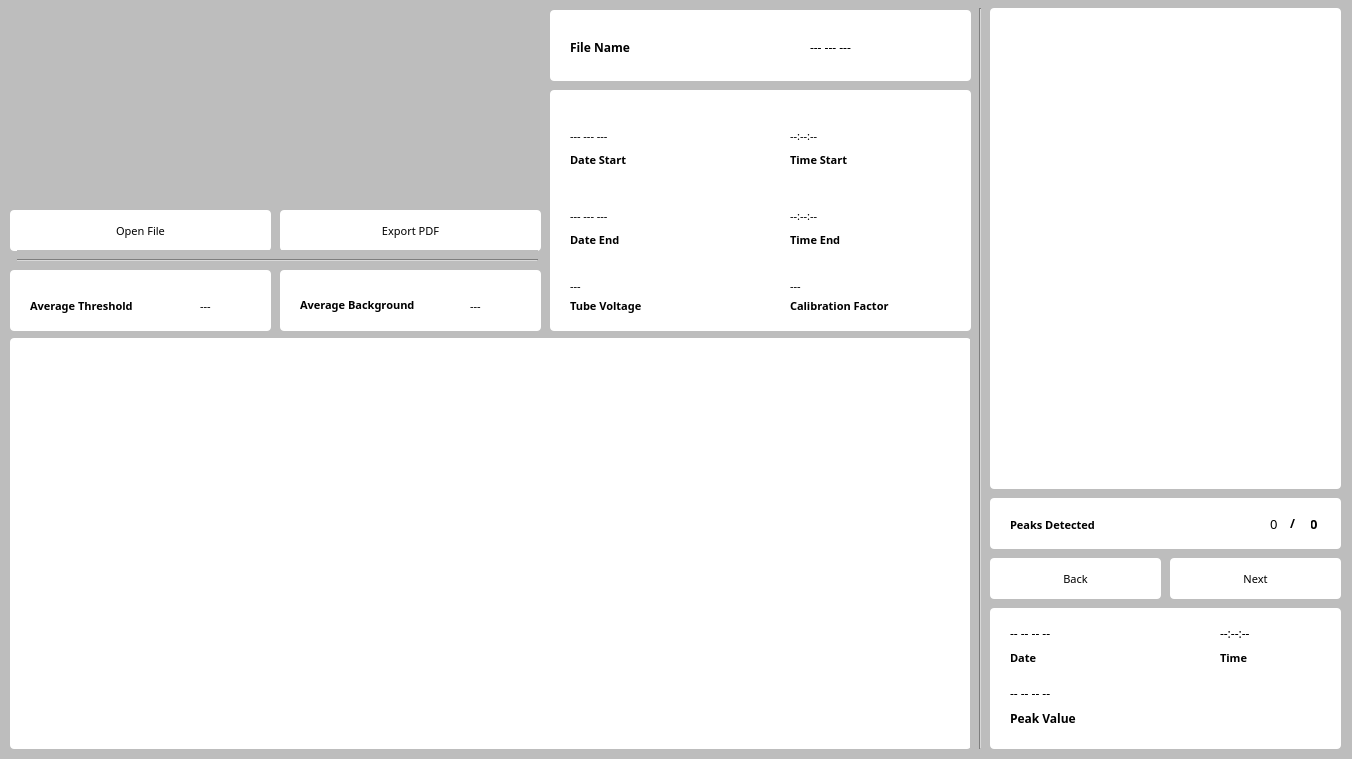
<?xml version="1.0" encoding="UTF-8"?>
<ui version="4.0">
 <class>MainWindow</class>
 <widget class="QMainWindow" name="MainWindow">
  <property name="geometry">
   <rect>
    <x>0</x>
    <y>0</y>
    <width>1352</width>
    <height>759</height>
   </rect>
  </property>
  <property name="windowTitle">
   <string>MainWindow</string>
  </property>
  <property name="styleSheet">
   <string notr="true">background-color: rgb(189, 189, 189);
</string>
  </property>
  <widget class="QWidget" name="centralwidget">
   <widget class="QFrame" name="raw_data_graph_frame">
    <property name="geometry">
     <rect>
      <x>10</x>
      <y>338</y>
      <width>961</width>
      <height>411</height>
     </rect>
    </property>
    <property name="minimumSize">
     <size>
      <width>0</width>
      <height>0</height>
     </size>
    </property>
    <property name="maximumSize">
     <size>
      <width>16777215</width>
      <height>16777215</height>
     </size>
    </property>
    <property name="styleSheet">
     <string notr="true">background-color: rgb(255, 255, 255);
border-radius: 4px;</string>
    </property>
    <property name="frameShape">
     <enum>QFrame::StyledPanel</enum>
    </property>
    <property name="frameShadow">
     <enum>QFrame::Raised</enum>
    </property>
    <widget class="Line" name="line_3">
     <property name="geometry">
      <rect>
       <x>860</x>
       <y>120</y>
       <width>20</width>
       <height>41</height>
      </rect>
     </property>
     <property name="orientation">
      <enum>Qt::Vertical</enum>
     </property>
    </widget>
   </widget>
   <widget class="QFrame" name="peak_data_graph_frame">
    <property name="geometry">
     <rect>
      <x>990</x>
      <y>8</y>
      <width>351</width>
      <height>481</height>
     </rect>
    </property>
    <property name="minimumSize">
     <size>
      <width>0</width>
      <height>0</height>
     </size>
    </property>
    <property name="maximumSize">
     <size>
      <width>16777215</width>
      <height>16777215</height>
     </size>
    </property>
    <property name="styleSheet">
     <string notr="true">background-color: rgb(255, 255, 255);
border-radius: 4px;</string>
    </property>
    <property name="frameShape">
     <enum>QFrame::StyledPanel</enum>
    </property>
    <property name="frameShadow">
     <enum>QFrame::Raised</enum>
    </property>
   </widget>
   <widget class="QFrame" name="data_info_frame">
    <property name="geometry">
     <rect>
      <x>550</x>
      <y>90</y>
      <width>421</width>
      <height>241</height>
     </rect>
    </property>
    <property name="styleSheet">
     <string notr="true">background-color: rgb(255, 255, 255);
border-radius: 4px;</string>
    </property>
    <property name="frameShape">
     <enum>QFrame::StyledPanel</enum>
    </property>
    <property name="frameShadow">
     <enum>QFrame::Raised</enum>
    </property>
    <widget class="QLabel" name="date_start_label">
     <property name="geometry">
      <rect>
       <x>20</x>
       <y>60</y>
       <width>111</width>
       <height>20</height>
      </rect>
     </property>
     <property name="font">
      <font>
       <family>Cascadia Code SemiBold</family>
       <pointsize>8</pointsize>
       <weight>75</weight>
       <bold>true</bold>
      </font>
     </property>
     <property name="text">
      <string>Date Start</string>
     </property>
     <property name="alignment">
      <set>Qt::AlignLeading|Qt::AlignLeft|Qt::AlignVCenter</set>
     </property>
    </widget>
    <widget class="QLabel" name="date_start_text">
     <property name="geometry">
      <rect>
       <x>20</x>
       <y>30</y>
       <width>181</width>
       <height>31</height>
      </rect>
     </property>
     <property name="font">
      <font>
       <family>Cascadia Code ExtraLight</family>
       <pointsize>8</pointsize>
       <weight>50</weight>
       <italic>false</italic>
       <bold>false</bold>
      </font>
     </property>
     <property name="text">
      <string>--- --- ---</string>
     </property>
     <property name="textFormat">
      <enum>Qt::AutoText</enum>
     </property>
     <property name="alignment">
      <set>Qt::AlignLeading|Qt::AlignLeft|Qt::AlignVCenter</set>
     </property>
    </widget>
    <widget class="QLabel" name="time_start_text">
     <property name="geometry">
      <rect>
       <x>240</x>
       <y>30</y>
       <width>131</width>
       <height>31</height>
      </rect>
     </property>
     <property name="font">
      <font>
       <family>Cascadia Code ExtraLight</family>
       <pointsize>8</pointsize>
       <weight>50</weight>
       <italic>false</italic>
       <bold>false</bold>
      </font>
     </property>
     <property name="text">
      <string>--:--:--</string>
     </property>
     <property name="textFormat">
      <enum>Qt::AutoText</enum>
     </property>
     <property name="alignment">
      <set>Qt::AlignLeading|Qt::AlignLeft|Qt::AlignVCenter</set>
     </property>
    </widget>
    <widget class="QLabel" name="time_start_label">
     <property name="geometry">
      <rect>
       <x>240</x>
       <y>60</y>
       <width>111</width>
       <height>20</height>
      </rect>
     </property>
     <property name="font">
      <font>
       <family>Cascadia Code SemiBold</family>
       <pointsize>8</pointsize>
       <weight>75</weight>
       <bold>true</bold>
      </font>
     </property>
     <property name="text">
      <string>Time Start</string>
     </property>
     <property name="alignment">
      <set>Qt::AlignLeading|Qt::AlignLeft|Qt::AlignVCenter</set>
     </property>
    </widget>
    <widget class="QLabel" name="date_end_label">
     <property name="geometry">
      <rect>
       <x>20</x>
       <y>140</y>
       <width>111</width>
       <height>20</height>
      </rect>
     </property>
     <property name="font">
      <font>
       <family>Cascadia Code SemiBold</family>
       <pointsize>8</pointsize>
       <weight>75</weight>
       <bold>true</bold>
      </font>
     </property>
     <property name="text">
      <string>Date End</string>
     </property>
     <property name="alignment">
      <set>Qt::AlignLeading|Qt::AlignLeft|Qt::AlignVCenter</set>
     </property>
    </widget>
    <widget class="QLabel" name="date_end_text">
     <property name="geometry">
      <rect>
       <x>20</x>
       <y>110</y>
       <width>181</width>
       <height>31</height>
      </rect>
     </property>
     <property name="font">
      <font>
       <family>Cascadia Code ExtraLight</family>
       <pointsize>8</pointsize>
       <weight>50</weight>
       <italic>false</italic>
       <bold>false</bold>
      </font>
     </property>
     <property name="text">
      <string>--- --- ---</string>
     </property>
     <property name="textFormat">
      <enum>Qt::AutoText</enum>
     </property>
     <property name="alignment">
      <set>Qt::AlignLeading|Qt::AlignLeft|Qt::AlignVCenter</set>
     </property>
    </widget>
    <widget class="QLabel" name="time_end_text">
     <property name="geometry">
      <rect>
       <x>240</x>
       <y>110</y>
       <width>131</width>
       <height>31</height>
      </rect>
     </property>
     <property name="font">
      <font>
       <family>Cascadia Code ExtraLight</family>
       <pointsize>8</pointsize>
       <weight>50</weight>
       <italic>false</italic>
       <bold>false</bold>
      </font>
     </property>
     <property name="text">
      <string>--:--:--</string>
     </property>
     <property name="textFormat">
      <enum>Qt::AutoText</enum>
     </property>
     <property name="alignment">
      <set>Qt::AlignLeading|Qt::AlignLeft|Qt::AlignVCenter</set>
     </property>
    </widget>
    <widget class="QLabel" name="time_end_label">
     <property name="geometry">
      <rect>
       <x>240</x>
       <y>140</y>
       <width>111</width>
       <height>20</height>
      </rect>
     </property>
     <property name="font">
      <font>
       <family>Cascadia Code SemiBold</family>
       <pointsize>8</pointsize>
       <weight>75</weight>
       <bold>true</bold>
      </font>
     </property>
     <property name="text">
      <string>Time End</string>
     </property>
     <property name="alignment">
      <set>Qt::AlignLeading|Qt::AlignLeft|Qt::AlignVCenter</set>
     </property>
    </widget>
    <widget class="QLabel" name="tube_voltage_label">
     <property name="geometry">
      <rect>
       <x>20</x>
       <y>200</y>
       <width>171</width>
       <height>31</height>
      </rect>
     </property>
     <property name="font">
      <font>
       <family>Cascadia Code SemiBold</family>
       <pointsize>8</pointsize>
       <weight>75</weight>
       <bold>true</bold>
      </font>
     </property>
     <property name="text">
      <string>Tube Voltage</string>
     </property>
     <property name="alignment">
      <set>Qt::AlignLeading|Qt::AlignLeft|Qt::AlignVCenter</set>
     </property>
    </widget>
    <widget class="QLabel" name="calibration_label">
     <property name="geometry">
      <rect>
       <x>240</x>
       <y>200</y>
       <width>151</width>
       <height>31</height>
      </rect>
     </property>
     <property name="font">
      <font>
       <family>Cascadia Code SemiBold</family>
       <pointsize>8</pointsize>
       <weight>75</weight>
       <bold>true</bold>
      </font>
     </property>
     <property name="text">
      <string>Calibration Factor</string>
     </property>
     <property name="alignment">
      <set>Qt::AlignLeading|Qt::AlignLeft|Qt::AlignVCenter</set>
     </property>
    </widget>
    <widget class="QLabel" name="tube_voltage_text">
     <property name="geometry">
      <rect>
       <x>20</x>
       <y>180</y>
       <width>91</width>
       <height>31</height>
      </rect>
     </property>
     <property name="font">
      <font>
       <family>Cascadia Code ExtraLight</family>
       <pointsize>8</pointsize>
       <weight>50</weight>
       <italic>false</italic>
       <bold>false</bold>
      </font>
     </property>
     <property name="text">
      <string>---</string>
     </property>
     <property name="textFormat">
      <enum>Qt::AutoText</enum>
     </property>
     <property name="alignment">
      <set>Qt::AlignLeading|Qt::AlignLeft|Qt::AlignVCenter</set>
     </property>
    </widget>
    <widget class="QLabel" name="calibration_text">
     <property name="geometry">
      <rect>
       <x>240</x>
       <y>180</y>
       <width>141</width>
       <height>31</height>
      </rect>
     </property>
     <property name="font">
      <font>
       <family>Cascadia Code ExtraLight</family>
       <pointsize>8</pointsize>
       <weight>50</weight>
       <italic>false</italic>
       <bold>false</bold>
      </font>
     </property>
     <property name="text">
      <string>---</string>
     </property>
     <property name="textFormat">
      <enum>Qt::AutoText</enum>
     </property>
     <property name="alignment">
      <set>Qt::AlignLeading|Qt::AlignLeft|Qt::AlignVCenter</set>
     </property>
    </widget>
   </widget>
   <widget class="Line" name="line">
    <property name="geometry">
     <rect>
      <x>970</x>
      <y>8</y>
      <width>20</width>
      <height>741</height>
     </rect>
    </property>
    <property name="orientation">
     <enum>Qt::Vertical</enum>
    </property>
   </widget>
   <widget class="QPushButton" name="peak_next_button">
    <property name="geometry">
     <rect>
      <x>1170</x>
      <y>558</y>
      <width>171</width>
      <height>41</height>
     </rect>
    </property>
    <property name="font">
     <font>
      <family>Cascadia Code SemiLight</family>
      <pointsize>8</pointsize>
     </font>
    </property>
    <property name="styleSheet">
     <string notr="true">background-color: rgb(255, 255, 255);
border-radius: 4px;</string>
    </property>
    <property name="text">
     <string>Next</string>
    </property>
   </widget>
   <widget class="QFrame" name="file_frame">
    <property name="geometry">
     <rect>
      <x>550</x>
      <y>10</y>
      <width>421</width>
      <height>71</height>
     </rect>
    </property>
    <property name="styleSheet">
     <string notr="true">background-color: rgb(255, 255, 255);
border-radius: 4px;</string>
    </property>
    <property name="frameShape">
     <enum>QFrame::StyledPanel</enum>
    </property>
    <property name="frameShadow">
     <enum>QFrame::Raised</enum>
    </property>
    <widget class="QLabel" name="file_name_text">
     <property name="geometry">
      <rect>
       <x>260</x>
       <y>22</y>
       <width>111</width>
       <height>31</height>
      </rect>
     </property>
     <property name="font">
      <font>
       <family>Cascadia Code ExtraLight</family>
       <pointsize>9</pointsize>
       <weight>50</weight>
       <italic>false</italic>
       <bold>false</bold>
      </font>
     </property>
     <property name="text">
      <string>--- --- ---</string>
     </property>
     <property name="textFormat">
      <enum>Qt::AutoText</enum>
     </property>
     <property name="alignment">
      <set>Qt::AlignLeading|Qt::AlignLeft|Qt::AlignVCenter</set>
     </property>
    </widget>
    <widget class="QLabel" name="file_name_label">
     <property name="geometry">
      <rect>
       <x>20</x>
       <y>22</y>
       <width>111</width>
       <height>31</height>
      </rect>
     </property>
     <property name="font">
      <font>
       <family>Cascadia Code SemiBold</family>
       <pointsize>9</pointsize>
       <weight>75</weight>
       <bold>true</bold>
      </font>
     </property>
     <property name="text">
      <string>File Name</string>
     </property>
     <property name="alignment">
      <set>Qt::AlignLeading|Qt::AlignLeft|Qt::AlignVCenter</set>
     </property>
    </widget>
   </widget>
   <widget class="QPushButton" name="open_file_button">
    <property name="geometry">
     <rect>
      <x>10</x>
      <y>210</y>
      <width>261</width>
      <height>41</height>
     </rect>
    </property>
    <property name="font">
     <font>
      <family>Cascadia Code SemiLight</family>
      <pointsize>8</pointsize>
      <weight>50</weight>
      <bold>false</bold>
     </font>
    </property>
    <property name="styleSheet">
     <string notr="true">background-color: rgb(255, 255, 255);
border-radius: 4px;</string>
    </property>
    <property name="text">
     <string>Open File</string>
    </property>
   </widget>
   <widget class="QPushButton" name="peak_back_button">
    <property name="geometry">
     <rect>
      <x>990</x>
      <y>558</y>
      <width>171</width>
      <height>41</height>
     </rect>
    </property>
    <property name="font">
     <font>
      <family>Cascadia Code SemiLight</family>
      <pointsize>8</pointsize>
     </font>
    </property>
    <property name="styleSheet">
     <string notr="true">background-color: rgb(255, 255, 255);
border-radius: 4px;</string>
    </property>
    <property name="text">
     <string>Back</string>
    </property>
   </widget>
   <widget class="QPushButton" name="export_file_button">
    <property name="geometry">
     <rect>
      <x>280</x>
      <y>210</y>
      <width>261</width>
      <height>41</height>
     </rect>
    </property>
    <property name="font">
     <font>
      <family>Cascadia Code SemiLight</family>
      <pointsize>8</pointsize>
      <weight>50</weight>
      <bold>false</bold>
     </font>
    </property>
    <property name="styleSheet">
     <string notr="true">background-color: rgb(255, 255, 255);
border-radius: 4px;</string>
    </property>
    <property name="text">
     <string>Export PDF</string>
    </property>
   </widget>
   <widget class="QFrame" name="peaks_frame">
    <property name="geometry">
     <rect>
      <x>990</x>
      <y>498</y>
      <width>351</width>
      <height>51</height>
     </rect>
    </property>
    <property name="styleSheet">
     <string notr="true">background-color: rgb(255, 255, 255);
border-radius: 4px;</string>
    </property>
    <property name="frameShape">
     <enum>QFrame::StyledPanel</enum>
    </property>
    <property name="frameShadow">
     <enum>QFrame::Raised</enum>
    </property>
    <widget class="QLabel" name="peak_amount_label">
     <property name="geometry">
      <rect>
       <x>20</x>
       <y>17</y>
       <width>221</width>
       <height>20</height>
      </rect>
     </property>
     <property name="font">
      <font>
       <family>Cascadia Code SemiBold</family>
       <pointsize>8</pointsize>
       <weight>75</weight>
       <bold>true</bold>
      </font>
     </property>
     <property name="text">
      <string>Peaks Detected</string>
     </property>
     <property name="alignment">
      <set>Qt::AlignLeading|Qt::AlignLeft|Qt::AlignVCenter</set>
     </property>
    </widget>
    <widget class="QLabel" name="peak_current_index">
     <property name="geometry">
      <rect>
       <x>280</x>
       <y>15</y>
       <width>21</width>
       <height>21</height>
      </rect>
     </property>
     <property name="font">
      <font>
       <family>Cascadia Code Light</family>
       <pointsize>10</pointsize>
       <weight>50</weight>
       <italic>false</italic>
       <bold>false</bold>
      </font>
     </property>
     <property name="text">
      <string>0</string>
     </property>
     <property name="textFormat">
      <enum>Qt::AutoText</enum>
     </property>
     <property name="alignment">
      <set>Qt::AlignLeading|Qt::AlignLeft|Qt::AlignVCenter</set>
     </property>
    </widget>
    <widget class="QLabel" name="peak_total_index">
     <property name="geometry">
      <rect>
       <x>320</x>
       <y>15</y>
       <width>21</width>
       <height>21</height>
      </rect>
     </property>
     <property name="font">
      <font>
       <family>Cascadia Code SemiBold</family>
       <pointsize>10</pointsize>
       <weight>75</weight>
       <italic>false</italic>
       <bold>true</bold>
      </font>
     </property>
     <property name="text">
      <string>0</string>
     </property>
     <property name="textFormat">
      <enum>Qt::AutoText</enum>
     </property>
     <property name="alignment">
      <set>Qt::AlignLeading|Qt::AlignLeft|Qt::AlignVCenter</set>
     </property>
    </widget>
    <widget class="QLabel" name="peak_extra_label">
     <property name="geometry">
      <rect>
       <x>300</x>
       <y>15</y>
       <width>21</width>
       <height>21</height>
      </rect>
     </property>
     <property name="font">
      <font>
       <family>Cascadia Code SemiBold</family>
       <pointsize>9</pointsize>
       <weight>75</weight>
       <italic>false</italic>
       <bold>true</bold>
      </font>
     </property>
     <property name="text">
      <string>/</string>
     </property>
     <property name="textFormat">
      <enum>Qt::AutoText</enum>
     </property>
     <property name="alignment">
      <set>Qt::AlignLeading|Qt::AlignLeft|Qt::AlignVCenter</set>
     </property>
    </widget>
   </widget>
   <widget class="QFrame" name="peak_data_frame">
    <property name="geometry">
     <rect>
      <x>990</x>
      <y>608</y>
      <width>351</width>
      <height>141</height>
     </rect>
    </property>
    <property name="styleSheet">
     <string notr="true">background-color: rgb(255, 255, 255);
border-radius: 4px;</string>
    </property>
    <property name="frameShape">
     <enum>QFrame::StyledPanel</enum>
    </property>
    <property name="frameShadow">
     <enum>QFrame::Raised</enum>
    </property>
    <widget class="QLabel" name="peak_date_label">
     <property name="geometry">
      <rect>
       <x>20</x>
       <y>40</y>
       <width>111</width>
       <height>20</height>
      </rect>
     </property>
     <property name="font">
      <font>
       <family>Cascadia Code SemiBold</family>
       <pointsize>8</pointsize>
       <weight>75</weight>
       <bold>true</bold>
      </font>
     </property>
     <property name="text">
      <string>Date</string>
     </property>
     <property name="alignment">
      <set>Qt::AlignLeading|Qt::AlignLeft|Qt::AlignVCenter</set>
     </property>
    </widget>
    <widget class="QLabel" name="peak_date_text">
     <property name="geometry">
      <rect>
       <x>20</x>
       <y>10</y>
       <width>171</width>
       <height>31</height>
      </rect>
     </property>
     <property name="font">
      <font>
       <family>Cascadia Code ExtraLight</family>
       <pointsize>9</pointsize>
       <weight>50</weight>
       <italic>false</italic>
       <bold>false</bold>
      </font>
     </property>
     <property name="text">
      <string>-- -- -- --</string>
     </property>
     <property name="textFormat">
      <enum>Qt::AutoText</enum>
     </property>
     <property name="alignment">
      <set>Qt::AlignLeading|Qt::AlignLeft|Qt::AlignVCenter</set>
     </property>
    </widget>
    <widget class="QLabel" name="peak_time_text">
     <property name="geometry">
      <rect>
       <x>230</x>
       <y>10</y>
       <width>91</width>
       <height>31</height>
      </rect>
     </property>
     <property name="font">
      <font>
       <family>Cascadia Code ExtraLight</family>
       <pointsize>9</pointsize>
       <weight>50</weight>
       <italic>false</italic>
       <bold>false</bold>
      </font>
     </property>
     <property name="text">
      <string>--:--:--</string>
     </property>
     <property name="textFormat">
      <enum>Qt::AutoText</enum>
     </property>
     <property name="alignment">
      <set>Qt::AlignLeading|Qt::AlignLeft|Qt::AlignVCenter</set>
     </property>
    </widget>
    <widget class="QLabel" name="peak_time_label">
     <property name="geometry">
      <rect>
       <x>230</x>
       <y>40</y>
       <width>111</width>
       <height>20</height>
      </rect>
     </property>
     <property name="font">
      <font>
       <family>Cascadia Code SemiBold</family>
       <pointsize>8</pointsize>
       <weight>75</weight>
       <bold>true</bold>
      </font>
     </property>
     <property name="text">
      <string>Time</string>
     </property>
     <property name="alignment">
      <set>Qt::AlignLeading|Qt::AlignLeft|Qt::AlignVCenter</set>
     </property>
    </widget>
    <widget class="QLabel" name="peak_value_text">
     <property name="geometry">
      <rect>
       <x>20</x>
       <y>70</y>
       <width>131</width>
       <height>31</height>
      </rect>
     </property>
     <property name="font">
      <font>
       <family>Cascadia Code ExtraLight</family>
       <pointsize>9</pointsize>
       <weight>50</weight>
       <italic>false</italic>
       <bold>false</bold>
      </font>
     </property>
     <property name="text">
      <string>-- -- -- --</string>
     </property>
     <property name="textFormat">
      <enum>Qt::AutoText</enum>
     </property>
     <property name="alignment">
      <set>Qt::AlignLeading|Qt::AlignLeft|Qt::AlignVCenter</set>
     </property>
    </widget>
    <widget class="QLabel" name="peak_value_label">
     <property name="geometry">
      <rect>
       <x>20</x>
       <y>100</y>
       <width>141</width>
       <height>20</height>
      </rect>
     </property>
     <property name="font">
      <font>
       <family>Cascadia Code SemiBold</family>
       <pointsize>9</pointsize>
       <weight>75</weight>
       <bold>true</bold>
      </font>
     </property>
     <property name="text">
      <string>Peak Value</string>
     </property>
     <property name="alignment">
      <set>Qt::AlignLeading|Qt::AlignLeft|Qt::AlignVCenter</set>
     </property>
    </widget>
   </widget>
   <widget class="QFrame" name="threshold_frame">
    <property name="geometry">
     <rect>
      <x>10</x>
      <y>270</y>
      <width>261</width>
      <height>61</height>
     </rect>
    </property>
    <property name="styleSheet">
     <string notr="true">background-color: rgb(255, 255, 255);
border-radius: 4px;</string>
    </property>
    <property name="frameShape">
     <enum>QFrame::StyledPanel</enum>
    </property>
    <property name="frameShadow">
     <enum>QFrame::Raised</enum>
    </property>
    <widget class="QLabel" name="threshold_text">
     <property name="geometry">
      <rect>
       <x>190</x>
       <y>20</y>
       <width>31</width>
       <height>31</height>
      </rect>
     </property>
     <property name="font">
      <font>
       <family>Cascadia Code ExtraLight</family>
       <pointsize>8</pointsize>
       <weight>50</weight>
       <italic>false</italic>
       <bold>false</bold>
      </font>
     </property>
     <property name="text">
      <string>---</string>
     </property>
     <property name="textFormat">
      <enum>Qt::AutoText</enum>
     </property>
     <property name="alignment">
      <set>Qt::AlignLeading|Qt::AlignLeft|Qt::AlignVCenter</set>
     </property>
    </widget>
    <widget class="QLabel" name="threshold_label">
     <property name="geometry">
      <rect>
       <x>20</x>
       <y>20</y>
       <width>141</width>
       <height>31</height>
      </rect>
     </property>
     <property name="font">
      <font>
       <family>Cascadia Code SemiBold</family>
       <pointsize>8</pointsize>
       <weight>75</weight>
       <bold>true</bold>
      </font>
     </property>
     <property name="text">
      <string>Average Threshold</string>
     </property>
     <property name="alignment">
      <set>Qt::AlignLeading|Qt::AlignLeft|Qt::AlignVCenter</set>
     </property>
    </widget>
   </widget>
   <widget class="QFrame" name="background_frame">
    <property name="geometry">
     <rect>
      <x>280</x>
      <y>270</y>
      <width>261</width>
      <height>61</height>
     </rect>
    </property>
    <property name="styleSheet">
     <string notr="true">background-color: rgb(255, 255, 255);
border-radius: 4px;</string>
    </property>
    <property name="frameShape">
     <enum>QFrame::StyledPanel</enum>
    </property>
    <property name="frameShadow">
     <enum>QFrame::Raised</enum>
    </property>
    <widget class="QLabel" name="background_text">
     <property name="geometry">
      <rect>
       <x>190</x>
       <y>20</y>
       <width>31</width>
       <height>31</height>
      </rect>
     </property>
     <property name="font">
      <font>
       <family>Cascadia Code ExtraLight</family>
       <pointsize>8</pointsize>
       <weight>50</weight>
       <italic>false</italic>
       <bold>false</bold>
      </font>
     </property>
     <property name="text">
      <string>---</string>
     </property>
     <property name="textFormat">
      <enum>Qt::AutoText</enum>
     </property>
     <property name="alignment">
      <set>Qt::AlignLeading|Qt::AlignLeft|Qt::AlignVCenter</set>
     </property>
    </widget>
    <widget class="QLabel" name="background_label">
     <property name="geometry">
      <rect>
       <x>20</x>
       <y>19</y>
       <width>151</width>
       <height>31</height>
      </rect>
     </property>
     <property name="font">
      <font>
       <family>Cascadia Code SemiBold</family>
       <pointsize>8</pointsize>
       <weight>75</weight>
       <bold>true</bold>
      </font>
     </property>
     <property name="text">
      <string>Average Background</string>
     </property>
     <property name="alignment">
      <set>Qt::AlignLeading|Qt::AlignLeft|Qt::AlignVCenter</set>
     </property>
    </widget>
   </widget>
   <widget class="Line" name="line_2">
    <property name="geometry">
     <rect>
      <x>17</x>
      <y>250</y>
      <width>521</width>
      <height>20</height>
     </rect>
    </property>
    <property name="orientation">
     <enum>Qt::Horizontal</enum>
    </property>
   </widget>
   <zorder>raw_data_graph_frame</zorder>
   <zorder>peak_data_graph_frame</zorder>
   <zorder>line</zorder>
   <zorder>peak_next_button</zorder>
   <zorder>open_file_button</zorder>
   <zorder>peak_back_button</zorder>
   <zorder>export_file_button</zorder>
   <zorder>peaks_frame</zorder>
   <zorder>peak_data_frame</zorder>
   <zorder>threshold_frame</zorder>
   <zorder>file_frame</zorder>
   <zorder>data_info_frame</zorder>
   <zorder>background_frame</zorder>
   <zorder>line_2</zorder>
  </widget>
 </widget>
 <resources/>
 <connections/>
</ui>
